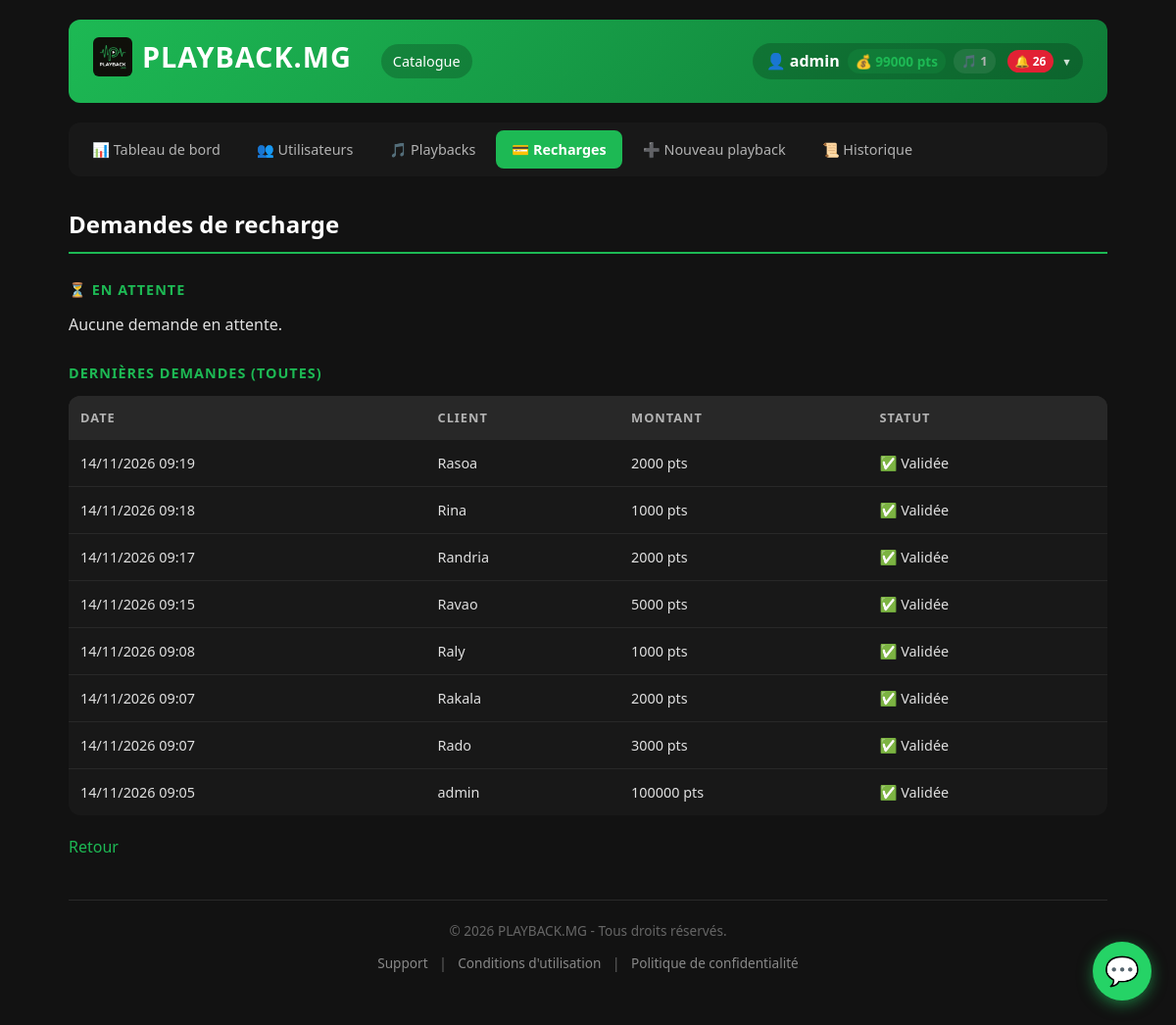
Page /admin/recharges (signed in) on the committed database.
### app.py (models this page shows, shortened)
class User(UserMixin, db.Model):
    id = db.Column(db.Integer, primary_key=True)
    username = db.Column(db.String(80), unique=True, nullable=False)
    phone = db.Column(db.String(20), nullable=False)
    password_hash = db.Column(db.String(200), nullable=False)
    is_admin = db.Column(db.Boolean, default=False)
    is_blocked = db.Column(db.Boolean, default=False, nullable=False)
    points = db.Column(db.Integer, nullable=False, default=0)
    playbacks = db.relationship('Playback', backref='creator', lazy=True)

class RechargeRequest(db.Model):
    id = db.Column(db.Integer, primary_key=True)
    user_id = db.Column(db.Integer, db.ForeignKey('user.id'), nullable=False)
    amount = db.Column(db.Integer, nullable=False)
    phone_used = db.Column(db.String(20), nullable=False)
    status = db.Column(db.String(20), nullable=False, default='pending')
    created_at = db.Column(db.DateTime, server_default=db.func.now())
    user = db.relationship('User', backref='recharge_requests')

### app.py (the view)
@app.route('/admin/recharges')
@login_required
def admin_recharges():
    if not current_user.is_admin:
        return render_template('403.html'), 403
    pending = RechargeRequest.query.filter_by(status='pending').order_by(RechargeRequest.id).all()
    all_requests = RechargeRequest.query.order_by(RechargeRequest.id.desc()).limit(20).all()
    return render_template('admin_recharges.html', pending=pending, all_requests=all_requests)

### app.py (called while the page is built)
@login_manager.user_loader
def load_user(user_id):
    return db.session.get(User, int(user_id))

@app.context_processor
def inject_notifications():
    if current_user.is_authenticated:
        unread = Notification.query.filter_by(user_id=current_user.id, is_read=False).count()
        return {'unread_notifications': unread}
    return {'unread_notifications': 0}

### templates/admin_recharges.html
{% extends "base.html" %}
{% block content %}
<div class="admin-tabs">
    <a href="/admin">📊 Tableau de bord</a>
    <a href="/admin/utilisateurs">👥 Utilisateurs</a>
    <a href="/admin/playbacks">🎵 Playbacks</a>
    <a href="/admin/recharges" class="active">💳 Recharges</a>
    <a href="/admin/playback/new">➕ Nouveau playback</a>
    <a href="/admin/historique">📜 Historique</a>
</div>
<h2>Demandes de recharge</h2>
<h3>⏳ En attente</h3>
{% if pending %}
<table class="responsive-table">
    <thead>
        <tr><th>Client</th><th>Montant</th><th>Numéro utilisé</th><th>Date</th><th>Action</th></tr>
    </thead>
    <tbody>
    {% for r in pending %}
    <tr>
        <td data-label="Client">{{ r.user.username }}</td>
        <td data-label="Montant">{{ r.amount }} pts ({{ r.amount }} Ar)</td>
        <td data-label="Numéro utilisé">{{ r.phone_used }}</td>
        <td data-label="Date">{{ r.created_at.strftime("%d/%m/%Y %H:%M") if r.created_at else "—" }}</td>
        <td data-label="Action">
            <form method="post" action="/admin/recharges/{{ r.id }}/valider" style="display:inline; background:none; padding:0;">
                <button type="submit">✅ Valider</button>
            </form>
            <form method="post" action="/admin/recharges/{{ r.id }}/refuser" style="display:inline; background:none; padding:0;">
                <button type="submit" style="background:#e22134;">❌ Refuser</button>
            </form>
        </td>
    </tr>
    {% endfor %}
    </tbody>
</table>
{% else %}
<p>Aucune demande en attente.</p>
{% endif %}
<h3>Dernières demandes (toutes)</h3>
{% if all_requests %}
<table class="responsive-table">
    <thead>
        <tr><th>Date</th><th>Client</th><th>Montant</th><th>Statut</th></tr>
    </thead>
    <tbody>
    {% for r in all_requests %}
    <tr>
        <td data-label="Date">{{ r.created_at.strftime("%d/%m/%Y %H:%M") if r.created_at else "—" }}</td>
        <td data-label="Client">{{ r.user.username }}</td>
        <td data-label="Montant">{{ r.amount }} pts</td>
        <td data-label="Statut">
            {% if r.status == 'pending' %}⏳ En attente
            {% elif r.status == 'validated' %}✅ Validée
            {% elif r.status == 'refused' %}❌ Refusée
            {% else %}{{ r.status }}{% endif %}
        </td>
    </tr>
    {% endfor %}
    </tbody>
</table>
{% else %}
<p>Aucune demande.</p>
{% endif %}
<p><a href="/admin">Retour</a></p>
{% endblock %}

### templates/base.html (shortened to what this page needs)
<!doctype html>
<html lang="fr">
  <head>
    <link
      rel="stylesheet"
      href="{{ url_for('static', filename='style.css') }}"
    />
  </head>
  <body>
    <header>
      <div class="header-left">
        <h1>
          <a href="/" class="logo-link">
            <img
              src="{{ url_for('static', filename='logo.png') }}"
              alt="PLAYBACK.MG"
              class="logo"
            />
            <span class="logo-text">PLAYBACK.MG</span>
          </a>
        </h1>
        <nav class="desktop-nav">
          <a href="/catalogue">Catalogue</a>
        </nav>
      </div>
      <div class="header-right">
        {% if current_user.is_authenticated %}
        <div class="user-menu desktop-only" id="userMenu">
          <span class="user-name" id="userName" tabindex="0">
            👤 {{ current_user.username }}
            <span class="user-points">💰 {{ current_user.points }} pts</span>
            <span class="user-playbacks"
              >🎵 {{ current_user.purchases|length }}</span
            >
            {% if unread_notifications > 0 %}
            <span class="notif-badge">🔔 {{ unread_notifications }}</span>
            {% endif %}
            <span class="arrow">▾</span>
          </span>
        </div>
        {% else %}
        <div class="auth-links desktop-only">
          <a href="/login">Connexion</a>
          <a href="/register" class="btn-register">Inscription</a>
        </div>
        {% endif %}
      </div>
    </header>
    <main>{% block content %}{% endblock %}</main>
    <footer>
      <p>© 2026 PLAYBACK.MG - Tous droits réservés.</p>
      <p>
        <a href="/support">Support</a> |
        <a href="/cgu">Conditions d'utilisation</a> |
        <a href="/confidentialite">Politique de confidentialité</a>
      </p>
    </footer>
    <div class="whatsapp-float" id="whatsappFloat">
      <button
        class="whatsapp-toggle"
        id="whatsappToggle"
        aria-label="Contacter le support"
      >
        💬
      </button>
    </div>
  </body>
</html>

### rows in the picture
User: username "admin", points "99000"
RechargeRequest: created_at "14/11/2026 09:19", user.username "Rasoa", amount "2000", status "✅ Validée"
RechargeRequest: created_at "14/11/2026 09:18", user.username "Rina", amount "1000", status "✅ Validée"
RechargeRequest: created_at "14/11/2026 09:17", user.username "Randria", amount "2000", status "✅ Validée"
RechargeRequest: created_at "14/11/2026 09:15", user.username "Ravao", amount "5000", status "✅ Validée"
RechargeRequest: created_at "14/11/2026 09:08", user.username "Raly", amount "1000", status "✅ Validée"
RechargeRequest: created_at "14/11/2026 09:07", user.username "Rakala", amount "2000", status "✅ Validée"
RechargeRequest: created_at "14/11/2026 09:07", user.username "Rado", amount "3000", status "✅ Validée"
RechargeRequest: created_at "14/11/2026 09:05", user.username "admin", amount "100000", status "✅ Validée"

### other values in the picture
{{ current_user.purchases|length }} "1"
{{ unread_notifications }} "26"
